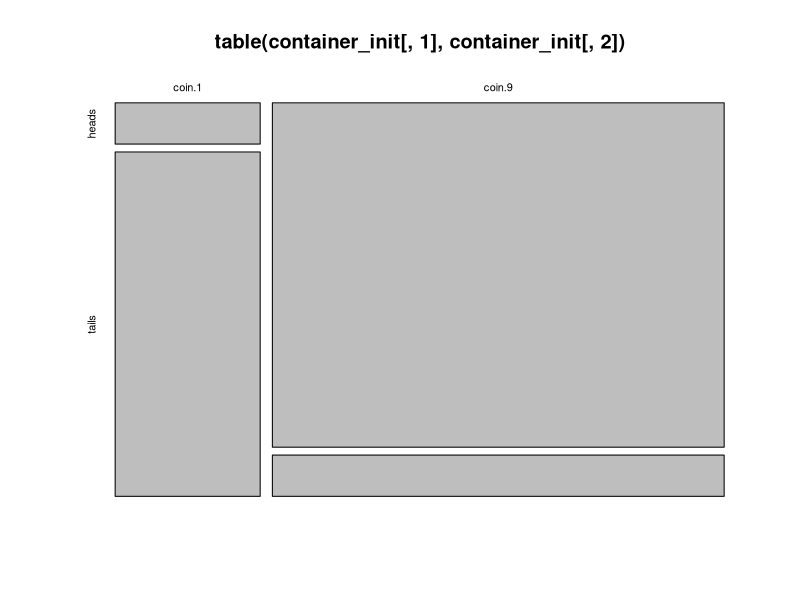
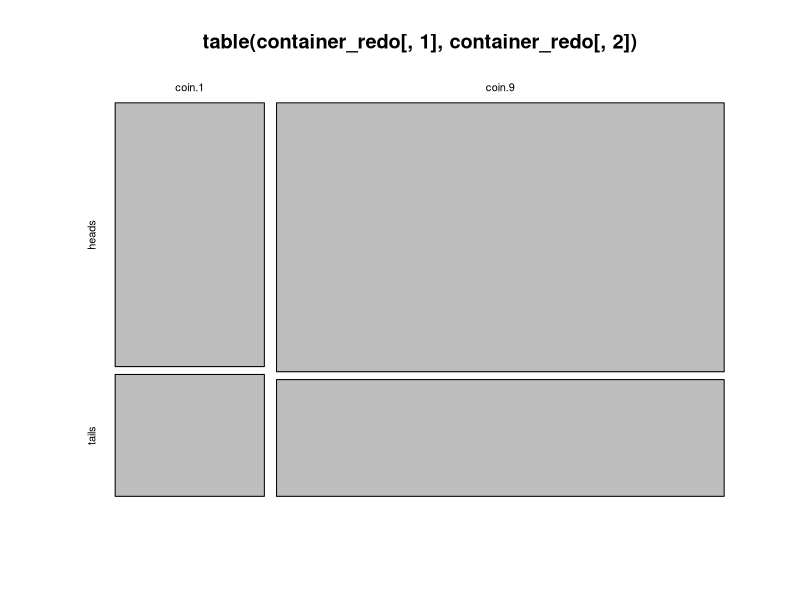

Generate these figures, in order, with R:
# cube/weighted coin sim
run <- function(
  coins=paste0("coin", c(rep(".9", 75), rep(".1", 25))), 
  vals=c("heads","tails"), drawtype="init"
  ){
  draw_init <- sample(coins, size=1)
  draw_redo <- sample(coins, size=1)
  
  draw <- ifelse(drawtype=="init", draw_init, draw_redo)
  
  if (draw=="coin.9"){
    flip <- sample(vals, size=1, prob=c(.9,.1))
  } else {
    flip <- sample(vals, size=1, prob=c(.1,.9))
  }
  return(c(draw_init=draw_init, flip=flip, drawtype=drawtype))
}



numruns  <- 1000
dimnames <- list(paste0("run", seq_len(numruns)), c("draw","flip","drawtype"))

container_init <- matrix(NA, nrow=numruns, ncol=3, dimnames=dimnames)
container_redo <- matrix(NA, nrow=numruns, ncol=3, dimnames=dimnames)

for (x in seq_len(numruns)){
  container_init[x, ] <- run(drawtype="init")
  container_redo[x, ] <- run(drawtype="redo")
}

plot(table(container_init[, 1], container_init[, 2]))
plot(table(container_redo[, 1], container_redo[, 2]))

